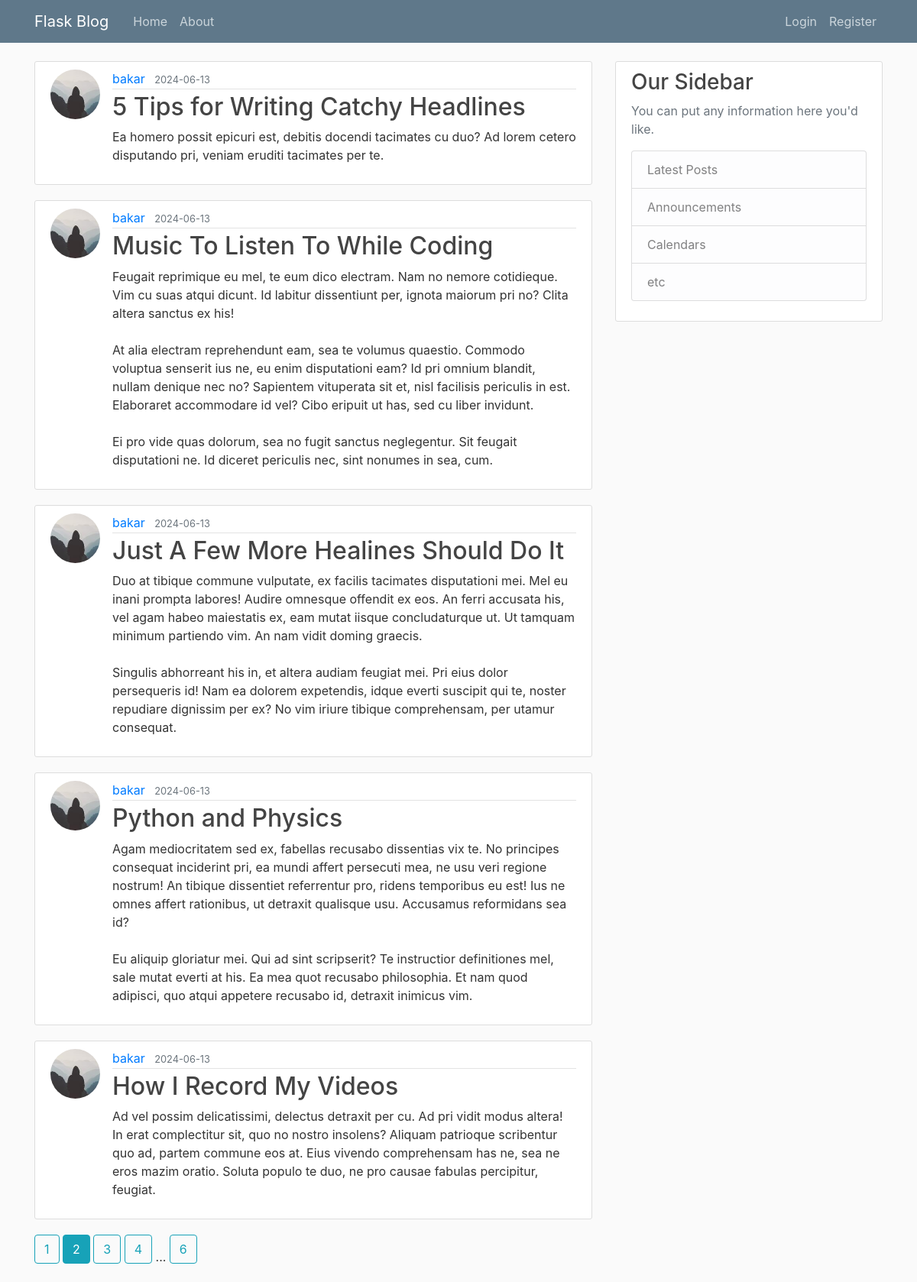
The page /home?page=2 on the database its author committed.
### flaskblog/models.py (models this page shows, shortened)
class Post(db.Model):
    id = db.Column(db.Integer, primary_key = True)
    title = db.Column(db.String(100), nullable=False)
    date_posted = db.Column(db.DateTime, nullable=False, default=datetime.now)
    content = db.Column(db.Text, nullable=False)
    author_id = db.Column(db.Integer, db.ForeignKey('user.id'), nullable=False)

class User(db.Model, UserMixin):
    id = db.Column(db.Integer, primary_key=True)
    username = db.Column(db.String(20), unique=True, nullable=False)
    email = db.Column(db.String(120), unique=True, nullable=False)
    image_file = db.Column(db.String(20), nullable=False, default='default.jpg')
    password = db.Column(db.String(60), nullable=False)
    posts = db.relationship('Post', backref='author', lazy=True)

### flaskblog/main/routes.py (the view)
@main.route("/")
@main.route("/home")
def home():
    page = request.args.get('page', 1, type=int)
    posts = Post.query.order_by(Post.date_posted.desc()).paginate(per_page=5, page=page)
    return render_template('home.html', posts=posts)

### flaskblog/templates/home.html
{% extends "layout.html" %}
{% block content %}
    {% for post in posts.items %}
        <article class="media content-section">
          <img class="rounded-circle article-img" src="{{ url_for('static', filename='profile_pics/' + post.author.image_file)}}">
          <div class="media-body">
            <div class="article-metadata">
              <a class="mr-2" href="{{url_for('users.user_posts', username=post.author.username)}}">{{ post.author.username }}</a>
              <small class="text-muted">{{ post.date_posted.strftime('%Y-%m-%d') }}</small>
            </div>
            <h2><a class="article-title" href="{{ url_for('posts.post', post_id=post.id)}}">{{ post.title }}</a></h2>
            <p class="article-content">{{ post.content }}</p>
          </div>
        </article>
    {% endfor %}
    {% for page_num in posts.iter_pages(left_edge=1, right_edge=1, left_current=1, right_current=2) %}
        {% if page_num %}
          {% if posts.page == page_num %}
            <a href="{{url_for('main.home', page=page_num)}}" class="btn btn-info mb-4">{{page_num}}</a>
          {% else %}
          <a href="{{url_for('main.home', page=page_num)}}" class="btn btn-outline-info mb-4">{{page_num}}</a>
          {% endif %}
        {% else %}
        ...
        {% endif%}
    {% endfor %}
{% endblock content %}

### flaskblog/static/css/main.css (style rules this page uses)
body { background: #fafafa; color: #333333; margin-top: 5rem; }
h1, h2, h3, h4, h5, h6 { color: #444444; }
.content-section { background: #ffffff; padding: 10px 20px; border: 1px solid #dddddd; border-radius: 3px; margin-bottom: 20px; }
.article-title { color: #444444; }
.article-content { white-space: pre-line; }
.article-img { height: 65px; width: 65px; margin-right: 16px; }
.article-metadata { padding-bottom: 1px; margin-bottom: 4px; border-bottom: 1px solid #e3e3e3 }

### rows shown on the page
Post: image_file (picture), author.username "bakar", date_posted "2024-06-13", title "5 Tips for Writing Catchy Headlines", content "Ea homero possit epicuri est, debitis docendi tacimates cu duo? Ad lorem cetero disputando pri, veniam eruditi tacimates per te."
Post: image_file (picture), author.username "bakar", date_posted "2024-06-13", title "Music To Listen To While Coding", content "Feugait reprimique eu mel, te eum dico electram. Nam no nemore cotidieque. Vim cu suas atqui dicunt. Id labitur dissentiunt per, ignota maiorum pri no? Clita altera sanctus ex his! At alia electram reprehendunt eam, sea te volumus quaestio. Commodo voluptua senserit ius ne, eu enim disputationi eam? Id pri omnium blandit, nullam denique nec no? Sapientem vituperata sit et, nisl facilisis periculis in est. Elaboraret accommodare id vel? Cibo eripuit ut has, sed cu liber invidunt. Ei pro vide quas dolorum, sea no fugit sanctus neglegentur. Sit feugait disputationi ne. Id diceret periculis nec, sint nonumes in sea, cum."
Post: image_file (picture), author.username "bakar", date_posted "2024-06-13", title "Just A Few More Healines Should Do It", content "Duo at tibique commune vulputate, ex facilis tacimates disputationi mei. Mel eu inani prompta labores! Audire omnesque offendit ex eos. An ferri accusata his, vel agam habeo maiestatis ex, eam mutat iisque concludaturque ut. Ut tamquam minimum partiendo vim. An nam vidit doming graecis. Singulis abhorreant his in, et altera audiam feugiat mei. Pri eius dolor persequeris id! Nam ea dolorem expetendis, idque everti suscipit qui te, noster repudiare dignissim per ex? No vim iriure tibique comprehensam, per utamur consequat."
Post: image_file (picture), author.username "bakar", date_posted "2024-06-13", title "Python and Physics", content "Agam mediocritatem sed ex, fabellas recusabo dissentias vix te. No principes consequat inciderint pri, ea mundi affert persecuti mea, ne usu veri regione nostrum! An tibique dissentiet referrentur pro, ridens temporibus eu est! Ius ne omnes affert rationibus, ut detraxit qualisque usu. Accusamus reformidans sea id? Eu aliquip gloriatur mei. Qui ad sint scripserit? Te instructior definitiones mel, sale mutat everti at his. Ea mea quot recusabo philosophia. Et nam quod adipisci, quo atqui appetere recusabo id, detraxit inimicus vim."
Post: image_file (picture), author.username "bakar", date_posted "2024-06-13", title "How I Record My Videos", content "Ad vel possim delicatissimi, delectus detraxit per cu. Ad pri vidit modus altera! In erat complectitur sit, quo no nostro insolens? Aliquam patrioque scribentur quo ad, partem commune eos at. Eius vivendo comprehensam has ne, sea ne eros mazim oratio. Soluta populo te duo, ne pro causae fabulas percipitur, feugiat."

### other values the page prints
{{ page_num }} "1" "3" "4" "6"
{{ page_num }} "2"
